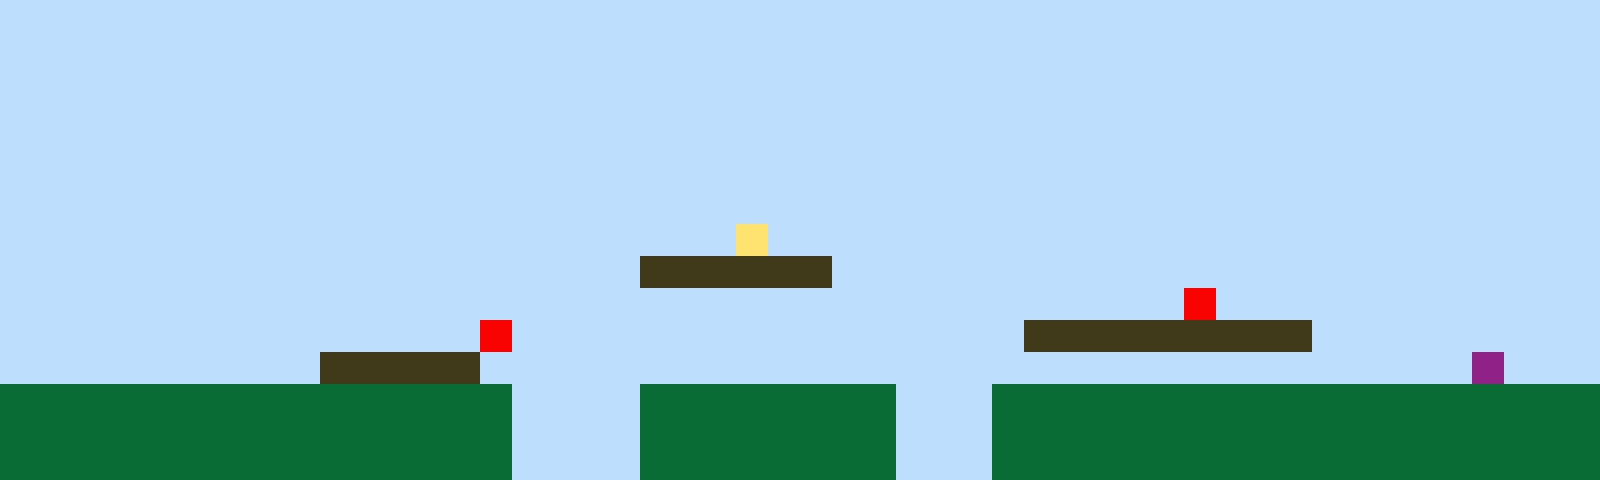

A level layout from a 2D game, rendered from its tile map. Below: a short description, then the map file with its tile-grid data intact:
An orthogonal 50x15 tile map with 32x32 px tiles, 1 tile layer (Tile Layer 1).

<map version="1.10" tiledversion="1.11.2" orientation="orthogonal" renderorder="right-up" width="50" height="15" tilewidth="32" tileheight="32" infinite="0" nextlayerid="2" nextobjectid="1"><editorsettings><export target="map1.csv" format="csv" /></editorsettings><tileset firstgid="1" name="sprites" tilewidth="32" tileheight="32" tilecount="6" columns="3"><image source="sprites.png" width="96" height="64" /></tileset><layer id="1" name="Tile Layer 1" width="50" height="15"><data encoding="csv">1,1,1,1,1,1,1,1,1,1,1,1,1,1,1,1,1,1,1,1,1,1,1,1,1,1,1,1,1,1,1,1,1,1,1,1,1,1,1,1,1,1,1,1,1,1,1,1,1,1,1,1,1,1,1,1,1,1,1,1,1,1,1,1,1,1,1,1,1,1,1,1,1,1,1,1,1,1,1,1,1,1,1,1,1,1,1,1,1,1,1,1,1,1,1,1,1,1,1,1,1,1,1,1,1,1,1,1,1,1,1,1,1,1,1,1,1,1,1,1,1,1,1,1,1,1,1,1,1,1,1,1,1,1,1,1,1,1,1,1,1,1,1,1,1,1,1,1,1,1,1,1,1,1,1,1,1,1,1,1,1,1,1,1,1,1,1,1,1,1,1,1,1,1,1,1,1,1,1,1,1,1,1,1,1,1,1,1,1,1,1,1,1,1,1,1,1,1,1,1,1,1,1,1,1,1,1,1,1,1,1,1,1,1,1,1,1,1,1,1,1,1,1,1,1,1,1,1,1,1,1,1,1,1,1,1,1,1,1,1,1,1,1,1,1,1,1,1,1,1,1,1,1,1,1,1,1,1,1,1,1,1,1,1,1,1,1,1,1,1,1,1,1,1,1,1,1,1,1,1,1,1,1,1,1,1,1,1,1,1,1,1,1,1,1,1,1,1,1,1,1,1,1,1,1,1,1,1,1,1,1,1,1,1,1,1,1,1,1,1,1,1,1,1,1,1,1,1,1,1,1,1,1,1,1,1,1,1,1,1,1,1,1,1,1,1,1,1,1,1,1,1,1,1,1,1,1,1,1,1,1,1,1,1,1,1,1,1,1,1,1,1,1,4,1,1,1,1,1,1,1,1,1,1,1,1,1,1,1,1,1,1,1,1,1,1,1,1,1,1,1,1,1,1,1,1,1,1,1,1,1,1,1,1,1,1,1,1,1,1,3,3,3,3,3,3,1,1,1,1,1,1,1,1,1,1,1,1,1,1,1,1,1,1,1,1,1,1,1,1,1,1,1,1,1,1,1,1,1,1,1,1,1,1,1,1,1,1,1,1,1,1,1,1,1,1,1,1,1,1,1,1,1,1,1,1,1,5,1,1,1,1,1,1,1,1,1,1,1,1,1,1,1,1,1,1,1,1,1,1,1,1,1,1,1,5,1,1,1,1,1,1,1,1,1,1,1,1,1,1,1,1,3,3,3,3,3,3,3,3,3,1,1,1,1,1,1,1,1,1,1,1,1,1,1,1,1,1,1,1,3,3,3,3,3,1,1,1,1,1,1,1,1,1,1,1,1,1,1,1,1,1,1,1,1,1,1,1,1,1,1,1,1,1,1,1,6,1,1,1,2,2,2,2,2,2,2,2,2,2,2,2,2,2,2,2,1,1,1,1,2,2,2,2,2,2,2,2,1,1,1,2,2,2,2,2,2,2,2,2,2,2,2,2,2,2,2,2,2,2,2,2,2,2,2,2,2,2,2,2,2,2,2,2,2,2,1,1,1,1,2,2,2,2,2,2,2,2,1,1,1,2,2,2,2,2,2,2,2,2,2,2,2,2,2,2,2,2,2,2,2,2,2,2,2,2,2,2,2,2,2,2,2,2,2,2,1,1,1,1,2,2,2,2,2,2,2,2,1,1,1,2,2,2,2,2,2,2,2,2,2,2,2,2,2,2,2,2,2,2</data></layer></map>
